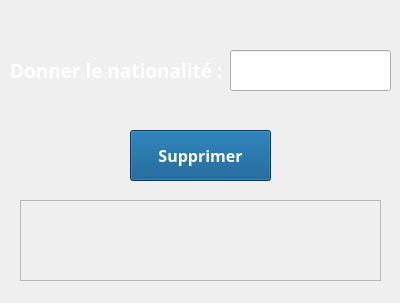
<?xml version="1.0" encoding="UTF-8"?>
<ui version="4.0">
 <class>Form</class>
 <widget class="QWidget" name="Form">
  <property name="geometry">
   <rect>
    <x>0</x>
    <y>0</y>
    <width>400</width>
    <height>303</height>
   </rect>
  </property>
  <property name="windowTitle">
   <string>Form</string>
  </property>
  <widget class="QLabel" name="label">
   <property name="geometry">
    <rect>
     <x>10</x>
     <y>40</y>
     <width>221</width>
     <height>61</height>
    </rect>
   </property>
   <property name="palette">
    <palette>
     <active>
      <colorrole role="WindowText">
       <brush brushstyle="SolidPattern">
        <color alpha="255">
         <red>255</red>
         <green>255</green>
         <blue>255</blue>
        </color>
       </brush>
      </colorrole>
      <colorrole role="Text">
       <brush brushstyle="SolidPattern">
        <color alpha="255">
         <red>255</red>
         <green>255</green>
         <blue>255</blue>
        </color>
       </brush>
      </colorrole>
     </active>
     <inactive>
      <colorrole role="WindowText">
       <brush brushstyle="SolidPattern">
        <color alpha="255">
         <red>255</red>
         <green>255</green>
         <blue>255</blue>
        </color>
       </brush>
      </colorrole>
      <colorrole role="Text">
       <brush brushstyle="SolidPattern">
        <color alpha="255">
         <red>255</red>
         <green>255</green>
         <blue>255</blue>
        </color>
       </brush>
      </colorrole>
     </inactive>
     <disabled>
      <colorrole role="WindowText">
       <brush brushstyle="SolidPattern">
        <color alpha="255">
         <red>120</red>
         <green>120</green>
         <blue>120</blue>
        </color>
       </brush>
      </colorrole>
      <colorrole role="Text">
       <brush brushstyle="SolidPattern">
        <color alpha="255">
         <red>120</red>
         <green>120</green>
         <blue>120</blue>
        </color>
       </brush>
      </colorrole>
     </disabled>
    </palette>
   </property>
   <property name="font">
    <font>
     <family>Segoe UI Black</family>
     <pointsize>14</pointsize>
     <weight>75</weight>
     <italic>false</italic>
     <bold>true</bold>
    </font>
   </property>
   <property name="text">
    <string>Donner le nationalité :</string>
   </property>
  </widget>
  <widget class="QLabel" name="label_2">
   <property name="geometry">
    <rect>
     <x>20</x>
     <y>200</y>
     <width>361</width>
     <height>81</height>
    </rect>
   </property>
   <property name="palette">
    <palette>
     <active>
      <colorrole role="WindowText">
       <brush brushstyle="SolidPattern">
        <color alpha="255">
         <red>255</red>
         <green>255</green>
         <blue>255</blue>
        </color>
       </brush>
      </colorrole>
      <colorrole role="Text">
       <brush brushstyle="SolidPattern">
        <color alpha="255">
         <red>255</red>
         <green>255</green>
         <blue>255</blue>
        </color>
       </brush>
      </colorrole>
     </active>
     <inactive>
      <colorrole role="WindowText">
       <brush brushstyle="SolidPattern">
        <color alpha="255">
         <red>255</red>
         <green>255</green>
         <blue>255</blue>
        </color>
       </brush>
      </colorrole>
      <colorrole role="Text">
       <brush brushstyle="SolidPattern">
        <color alpha="255">
         <red>255</red>
         <green>255</green>
         <blue>255</blue>
        </color>
       </brush>
      </colorrole>
     </inactive>
     <disabled>
      <colorrole role="WindowText">
       <brush brushstyle="SolidPattern">
        <color alpha="255">
         <red>120</red>
         <green>120</green>
         <blue>120</blue>
        </color>
       </brush>
      </colorrole>
      <colorrole role="Text">
       <brush brushstyle="SolidPattern">
        <color alpha="255">
         <red>120</red>
         <green>120</green>
         <blue>120</blue>
        </color>
       </brush>
      </colorrole>
     </disabled>
    </palette>
   </property>
   <property name="font">
    <font>
     <family>Segoe UI Semibold</family>
     <pointsize>10</pointsize>
     <weight>75</weight>
     <bold>true</bold>
    </font>
   </property>
   <property name="frameShape">
    <enum>QFrame::StyledPanel</enum>
   </property>
   <property name="text">
    <string/>
   </property>
  </widget>
  <widget class="QPushButton" name="pushButton">
   <property name="geometry">
    <rect>
     <x>130</x>
     <y>130</y>
     <width>141</width>
     <height>51</height>
    </rect>
   </property>
   <property name="palette">
    <palette>
     <active>
      <colorrole role="Button">
       <brush brushstyle="SolidPattern">
        <color alpha="255">
         <red>0</red>
         <green>78</green>
         <blue>133</blue>
        </color>
       </brush>
      </colorrole>
      <colorrole role="ButtonText">
       <brush brushstyle="SolidPattern">
        <color alpha="255">
         <red>255</red>
         <green>255</green>
         <blue>255</blue>
        </color>
       </brush>
      </colorrole>
      <colorrole role="Base">
       <brush brushstyle="SolidPattern">
        <color alpha="255">
         <red>0</red>
         <green>78</green>
         <blue>133</blue>
        </color>
       </brush>
      </colorrole>
      <colorrole role="Window">
       <brush brushstyle="SolidPattern">
        <color alpha="255">
         <red>0</red>
         <green>78</green>
         <blue>133</blue>
        </color>
       </brush>
      </colorrole>
     </active>
     <inactive>
      <colorrole role="Button">
       <brush brushstyle="SolidPattern">
        <color alpha="255">
         <red>0</red>
         <green>78</green>
         <blue>133</blue>
        </color>
       </brush>
      </colorrole>
      <colorrole role="ButtonText">
       <brush brushstyle="SolidPattern">
        <color alpha="255">
         <red>255</red>
         <green>255</green>
         <blue>255</blue>
        </color>
       </brush>
      </colorrole>
      <colorrole role="Base">
       <brush brushstyle="SolidPattern">
        <color alpha="255">
         <red>0</red>
         <green>78</green>
         <blue>133</blue>
        </color>
       </brush>
      </colorrole>
      <colorrole role="Window">
       <brush brushstyle="SolidPattern">
        <color alpha="255">
         <red>0</red>
         <green>78</green>
         <blue>133</blue>
        </color>
       </brush>
      </colorrole>
     </inactive>
     <disabled>
      <colorrole role="Button">
       <brush brushstyle="SolidPattern">
        <color alpha="255">
         <red>0</red>
         <green>78</green>
         <blue>133</blue>
        </color>
       </brush>
      </colorrole>
      <colorrole role="ButtonText">
       <brush brushstyle="SolidPattern">
        <color alpha="255">
         <red>120</red>
         <green>120</green>
         <blue>120</blue>
        </color>
       </brush>
      </colorrole>
      <colorrole role="Base">
       <brush brushstyle="SolidPattern">
        <color alpha="255">
         <red>0</red>
         <green>78</green>
         <blue>133</blue>
        </color>
       </brush>
      </colorrole>
      <colorrole role="Window">
       <brush brushstyle="SolidPattern">
        <color alpha="255">
         <red>0</red>
         <green>78</green>
         <blue>133</blue>
        </color>
       </brush>
      </colorrole>
     </disabled>
    </palette>
   </property>
   <property name="font">
    <font>
     <family>Segoe UI Black</family>
     <pointsize>12</pointsize>
     <weight>75</weight>
     <italic>false</italic>
     <bold>true</bold>
    </font>
   </property>
   <property name="styleSheet">
    <string notr="true">background-color: rgb(0, 78, 133);</string>
   </property>
   <property name="text">
    <string>Supprimer</string>
   </property>
   <property name="icon">
    <iconset>
     <normaloff>supp per.png</normaloff>supp per.png</iconset>
   </property>
  </widget>
  <widget class="QLineEdit" name="lineEdit">
   <property name="geometry">
    <rect>
     <x>230</x>
     <y>50</y>
     <width>161</width>
     <height>41</height>
    </rect>
   </property>
   <property name="font">
    <font>
     <pointsize>10</pointsize>
     <weight>75</weight>
     <bold>true</bold>
    </font>
   </property>
  </widget>
  <widget class="QLabel" name="label_3">
   <property name="geometry">
    <rect>
     <x>0</x>
     <y>-10</y>
     <width>401</width>
     <height>311</height>
    </rect>
   </property>
   <property name="text">
    <string/>
   </property>
   <property name="pixmap">
    <pixmap>covid.jpg</pixmap>
   </property>
   <property name="scaledContents">
    <bool>true</bool>
   </property>
  </widget>
  <zorder>label_3</zorder>
  <zorder>label</zorder>
  <zorder>label_2</zorder>
  <zorder>pushButton</zorder>
  <zorder>lineEdit</zorder>
 </widget>
 <resources/>
 <connections/>
</ui>
